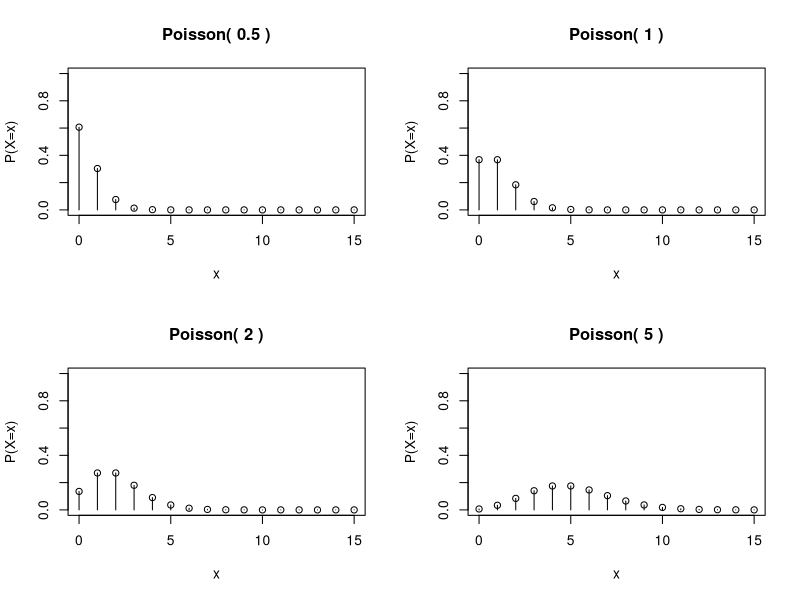

Write R code to recreate this figure.
# poisson(la) pmf

poisson.plot <- function(la, n) {
  op <- par(new = F)
  plot(c(0,n), c(0,1), type = 'n', xlab = 'x', ylab = 'P(X=x)')
  for (i in 0:n) {
    lines(c(i,i), c(0,dpois(i, la)))
    points(i, dpois(i, la))
  }
  title(paste('Poisson(', la, ')'))
  par(op)
}

par(mfrow = c(2,2))
poisson.plot(.5, 15)
poisson.plot(1, 15)
poisson.plot(2, 15)
poisson.plot(5, 15)
par(mfrow = c(1,1))
